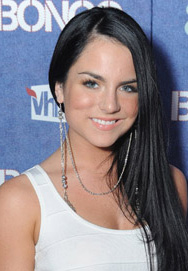
#> input picture test_similarity_images/img1_a.jpg, 188 x 271 px
$ python image_similarity.py   (older library calls are emulated)
#> lines starting #> are read from the running program, lines starting #| are printed output that depends on the picture
from PIL import Image
import math
import operator
from functools import reduce
from numpy import average, linalg, dot

DEFAULT_SIZE = (128, 128)
def normalize_size(img, size=DEFAULT_SIZE):
    img.thumbnail(size, Image.ANTIALIAS)
    return img

def similarity_histogram(file1, file2):
#> called with file1 = 'test_similarity_images/img1_a.jpg', file2 = 'test_similarity_images/img1_b.jpg'
    img1 = Image.open(file1)
#> img1 is the input picture: PIL image 188x271 RGB; mean R, G, B 134.6, 128.5, 137.1
    img2 = Image.open(file2)
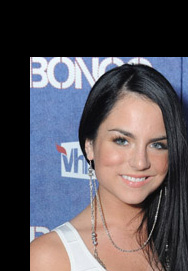
#> input picture test_similarity_images/img1_b.jpg, 188 x 271 px
#> img2 is the input picture: PIL image 188x271 RGB; mean R, G, B 88.4, 83.4, 89.3

    img1 = normalize_size(img1)
    img2 = normalize_size(img2)

    h1 = img1.histogram()
#> h1 = 768 values, max 143 at index 221, min 0 at index 0, mean 44.5
    h2 = img2.histogram()
#> h2 = 768 values, max 3542 at index 256, min 0 at index 250, mean 44.5

    return math.sqrt(reduce(operator.add, list(map(lambda a,b: (a-b)**2, h1, h2)))/len(h1))

IMAGES_DIR = "test_similarity_images/"
print("Via histogram:")
print("Should be small:", similarity_histogram(IMAGES_DIR+"img1_a.jpg", IMAGES_DIR+"img1_b.jpg"))
print("Should be large:", similarity_histogram(IMAGES_DIR+"img1_a.jpg", IMAGES_DIR+"img2_a.jpg"))
#> call 2 of similarity_histogram, with file1 = 'test_similarity_images/img1_a.jpg', file2 = 'test_similarity_images/img2_a.jpg'
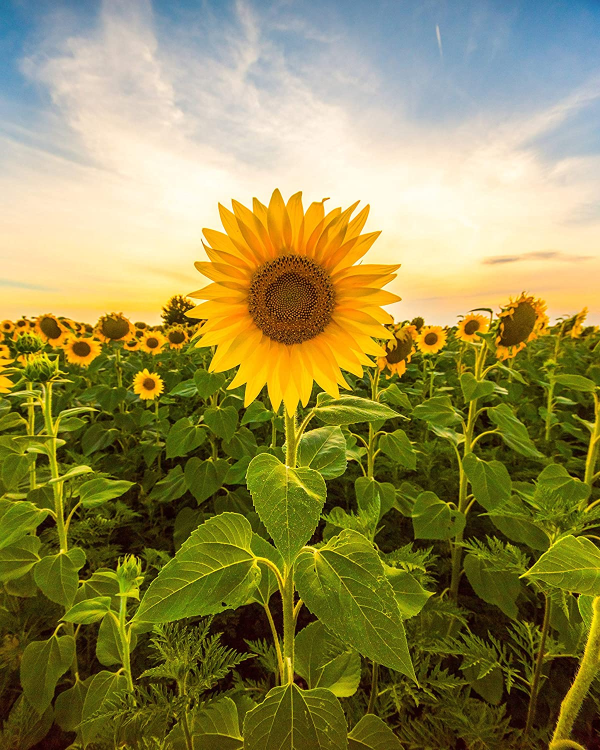
#> input picture test_similarity_images/img2_a.jpg, 1200 x 1500 px (shown at 1/2 size)
#> in similarity_histogram, img2 is the input picture: PIL image 1200x1500 RGB; mean R, G, B 146.2, 138, 79
#> in similarity_histogram (call 2), `h2 = img2.histogram()`: h2 = 768 values, max 981 at index 255, min 0 at index 0, mean 51
print("Should be small:", similarity_histogram(IMAGES_DIR+"img2_a.jpg", IMAGES_DIR+"img2_b.jpeg"))
#> call 3 of similarity_histogram, with file1 = 'test_similarity_images/img2_a.jpg', file2 = 'test_similarity_images/img2_b.jpeg'
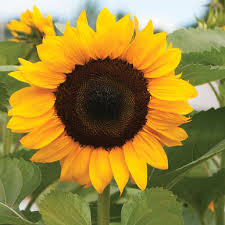
#> input picture test_similarity_images/img2_b.jpeg, 225 x 225 px
#> in similarity_histogram, img2 is the input picture: PIL image 225x225 RGB; mean R, G, B 155.1, 133.6, 57.1
#> in normalize_size (call 6), `img.thumbnail(size, Image.ANTIALIAS)`:
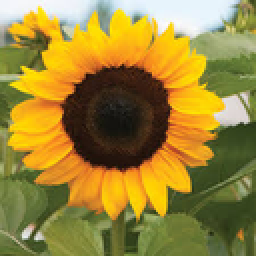
#> img: PIL image 128x128 RGB (shown 2 times larger); mean R, G, B 155.1, 133.6, 57.2
#> in similarity_histogram (call 3), `h1 = img1.histogram()`: h1 has the same summary as h2
#> in similarity_histogram (call 3), `h2 = img2.histogram()`: h2 = 768 values, max 626 at index 255, min 0 at index 0, mean 64
print("----------------------")

def similarity_vectors(file1, file2):
#> called with file1 = 'test_similarity_images/img1_a.jpg', file2 = 'test_similarity_images/img1_b.jpg'
    img1 = Image.open(file1).resize(DEFAULT_SIZE)
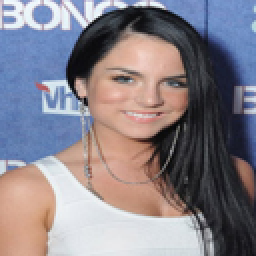
#> img1: PIL image 128x128 RGB (shown 2 times larger); mean R, G, B 134.6, 128.5, 137.1
    img2 = Image.open(file2).resize(DEFAULT_SIZE)
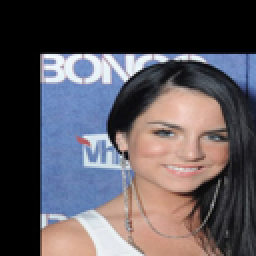
#> img2: PIL image 128x128 RGB (shown 2 times larger); mean R, G, B 88.5, 83.5, 89.4
    images = [img1, img2]
    vectors = []
    norms = []
    for image in images:
        vector = [average(pixel) for pixel in image.getdata()]
        vectors.append(vector)
        norms.append(linalg.norm(vector,2))
#> this loop made 2 passes
#> after the loop, norms = [19075.2, 15053.9]; vectors = 2 items
    a,b=vectors
#> a = 16384 values, max 250 at index 147, min 1 at index 6314, mean 133.4; b = 16384 values, max 251.3 at index 3607, min 0 at index 0, mean 87.12
    a_n,b_n = norms
#> a_n = 19075.2; b_n = 15053.9
    return dot(a/a_n, b/b_n)

print("Via pixel vectors")
print("Should be small:", similarity_vectors(IMAGES_DIR+"img1_a.jpg", IMAGES_DIR+"img1_b.jpg"))
print("Should be large:", similarity_vectors(IMAGES_DIR+"img1_a.jpg", IMAGES_DIR+"img2_a.jpg"))
#> call 2 of similarity_vectors, with file1 = 'test_similarity_images/img1_a.jpg', file2 = 'test_similarity_images/img2_a.jpg'
#> in similarity_vectors (call 2), `img2 = Image.open(file2).resize(DEFAULT_SIZE)`:
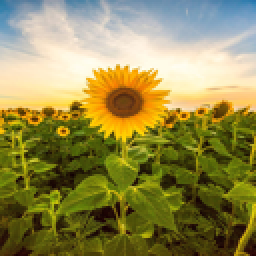
#> img2: PIL image 128x128 RGB (shown 2 times larger); mean R, G, B 146.1, 138, 79
#> the loop in similarity_vectors (call 2), `for image in images:` made 2 passes
#> after the loop in similarity_vectors (call 2), `for image in images:`: norms = [19075.2, 17983.9]
#> in similarity_vectors (call 2), `a,b=vectors`: b = 16384 values, max 250 at index 4423, min 6.67 at index 11172, mean 121.1
#> in similarity_vectors (call 2), `a_n,b_n = norms`: b_n = 17983.9
print("Should be small:", similarity_vectors(IMAGES_DIR+"img2_a.jpg", IMAGES_DIR+"img2_b.jpeg"))
